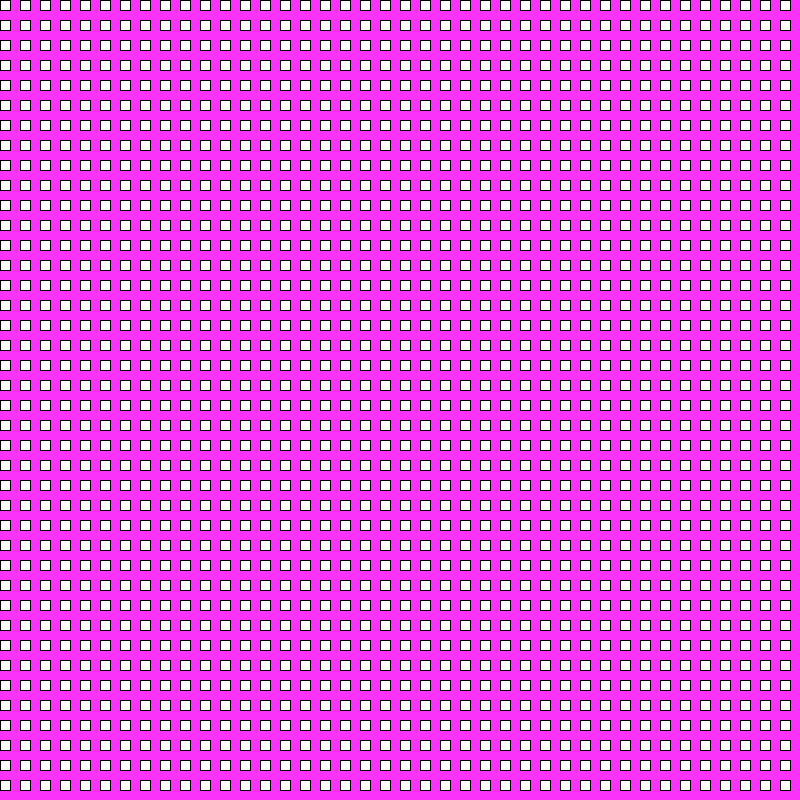
Frame 1 (no input)
Frame 60 (the mouse pressed at the canvas centre just before this capture): identical to frame 1, image omitted
Frame 120 (the mouse held since frame 60 and released just before this capture): identical to frame 1, image omitted

The Processing sketch that drew this single still picture (run headless with seeded random() and noise(); from frame 60 on, the mouse is pressed at the canvas centre):

// Processing sketch: for_loop_anidado
// ── for_loop_anidado.pde
int posX;
int posY;

void setup() {
  size(800, 800);
  posX = 1;
  posY = 1;
}

void draw() {
background (250,50,250);
  
  for (int x=0; x<width ; x+= 20) {
    for (int y=0; y<height ; y+= 20) {
      rect(posX * x, posY * y, 10, 10);
    }
  }
}
